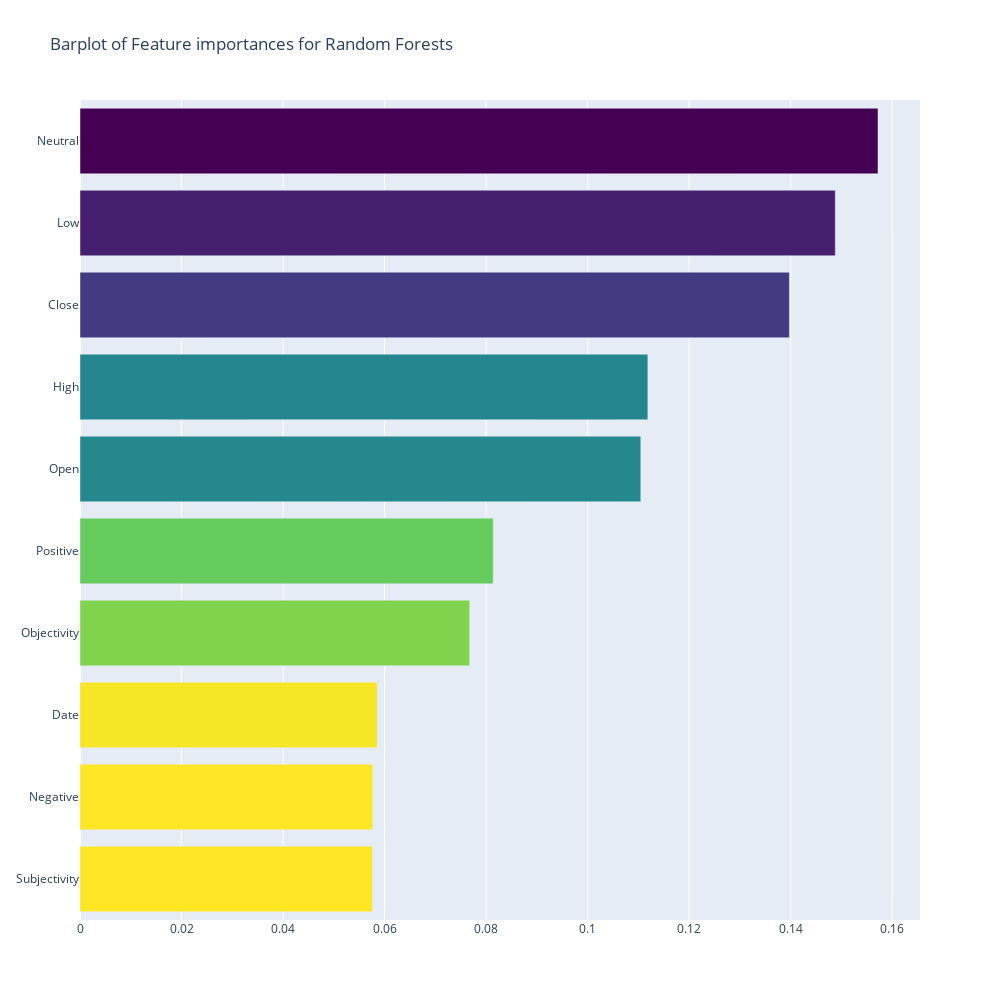

The code cell stored with this chart in its notebook:
### Markdown cell above
#### Below is the feature importance graph for Random Forests.

#### This is just to see the sample important features for Random Forests. We are not going to use Random Forests for further tuning our model.

### Code cell
x, y = (list(x) for x in zip(*sorted(zip(model_rf.feature_importances_, features), 
                                                            reverse = False)))
trace2 = go.Bar(
    x=x ,
    y=y,
    marker=dict(
        color=x,
        colorscale = 'Viridis',
        reversescale = True
    ),
    name='Feature importance for Random Forests',
    orientation='h',
)

layout = dict(
    title='Barplot of Feature importances for Random Forests',
     width = 1000, height = 1000,
    yaxis=dict(
        showgrid=False,
        showline=False,
        showticklabels=True,
#         domain=[0, 0.85],
    ))

fig1 = go.Figure(data=[trace2])
fig1['layout'].update(layout)
py.iplot(fig1, filename='plots')

### Figure 1 — Plotly figure (JSON) as saved in the notebook; plotly's stock layout.template omitted (floating-point values rounded to 4 significant figures)
{"data": [{"marker": {"color": [0.05761, 0.05766, 0.05853, 0.07676, 0.0814, 0.1105, 0.1119, 0.1397, 0.1488, 0.1572], "colorscale": [[0, "#440154"], [0.1111, "#482878"], [0.2222, "#3e4989"], [0.3333, "#31688e"], [0.4444, "#26828e"], [0.5556, "#1f9e89"], [0.6667, "#35b779"], [0.7778, "#6ece58"], [0.8889, "#b5de2b"], [1, "#fde725"]], "reversescale": true}, "name": "Feature importance for Random Forests", "orientation": "h", "type": "bar", "x": [0.05761, 0.05766, 0.05853, 0.07676, 0.0814, 0.1105, 0.1119, 0.1397, 0.1488, 0.1572], "y": ["Subjectivity", "Negative", "Date", "Objectivity", "Positive", "Open", "High", "Close", "Low", "Neutral"]}], "layout": {"height": 1000, "title": {"text": "Barplot of Feature importances for Random Forests"}, "width": 1000, "yaxis": {"showgrid": false, "showline": false, "showticklabels": true}}}
